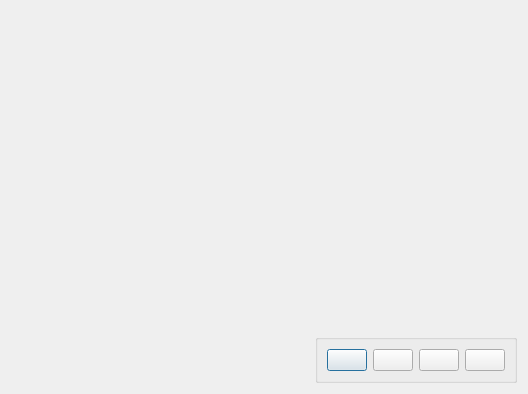
<?xml version="1.0" encoding="UTF-8"?>
<ui version="4.0">
 <class>Dialog</class>
 <widget class="QDialog" name="Dialog">
  <property name="geometry">
   <rect>
    <x>0</x>
    <y>0</y>
    <width>528</width>
    <height>394</height>
   </rect>
  </property>
  <property name="windowTitle">
   <string>Dialog</string>
  </property>
  <layout class="QVBoxLayout" name="verticalLayout">
   <item>
    <widget class="QLabel" name="label_shot">
     <property name="sizePolicy">
      <sizepolicy hsizetype="Expanding" vsizetype="Expanding">
       <horstretch>0</horstretch>
       <verstretch>0</verstretch>
      </sizepolicy>
     </property>
     <property name="text">
      <string/>
     </property>
     <property name="scaledContents">
      <bool>false</bool>
     </property>
    </widget>
   </item>
   <item>
    <layout class="QHBoxLayout" name="horizontalLayout_2">
     <item>
      <spacer name="horizontalSpacer">
       <property name="orientation">
        <enum>Qt::Horizontal</enum>
       </property>
       <property name="sizeHint" stdset="0">
        <size>
         <width>40</width>
         <height>20</height>
        </size>
       </property>
      </spacer>
     </item>
     <item>
      <widget class="QGroupBox" name="groupBox">
       <property name="sizePolicy">
        <sizepolicy hsizetype="Preferred" vsizetype="Minimum">
         <horstretch>0</horstretch>
         <verstretch>0</verstretch>
        </sizepolicy>
       </property>
       <property name="title">
        <string/>
       </property>
       <layout class="QHBoxLayout" name="horizontalLayout">
        <item>
         <widget class="QPushButton" name="pushButton_markdown">
          <property name="sizePolicy">
           <sizepolicy hsizetype="Minimum" vsizetype="Minimum">
            <horstretch>0</horstretch>
            <verstretch>0</verstretch>
           </sizepolicy>
          </property>
          <property name="text">
           <string/>
          </property>
          <property name="icon">
           <iconset>
            <normaloff>icon/upload.png</normaloff>icon/upload.png</iconset>
          </property>
         </widget>
        </item>
        <item>
         <widget class="QPushButton" name="pushButton_clipboard">
          <property name="sizePolicy">
           <sizepolicy hsizetype="Minimum" vsizetype="Minimum">
            <horstretch>0</horstretch>
            <verstretch>0</verstretch>
           </sizepolicy>
          </property>
          <property name="text">
           <string/>
          </property>
          <property name="icon">
           <iconset>
            <normaloff>icon/clipboard.png</normaloff>icon/clipboard.png</iconset>
          </property>
         </widget>
        </item>
        <item>
         <widget class="QPushButton" name="pushButton_save">
          <property name="sizePolicy">
           <sizepolicy hsizetype="Minimum" vsizetype="Minimum">
            <horstretch>0</horstretch>
            <verstretch>0</verstretch>
           </sizepolicy>
          </property>
          <property name="text">
           <string/>
          </property>
          <property name="icon">
           <iconset>
            <normaloff>icon/save.png</normaloff>icon/save.png</iconset>
          </property>
         </widget>
        </item>
        <item>
         <widget class="QPushButton" name="pushButton_cancel">
          <property name="sizePolicy">
           <sizepolicy hsizetype="Minimum" vsizetype="Minimum">
            <horstretch>0</horstretch>
            <verstretch>0</verstretch>
           </sizepolicy>
          </property>
          <property name="text">
           <string/>
          </property>
          <property name="icon">
           <iconset>
            <normaloff>icon/cancel.png</normaloff>icon/cancel.png</iconset>
          </property>
         </widget>
        </item>
       </layout>
      </widget>
     </item>
    </layout>
   </item>
  </layout>
 </widget>
 <resources/>
 <connections/>
</ui>
